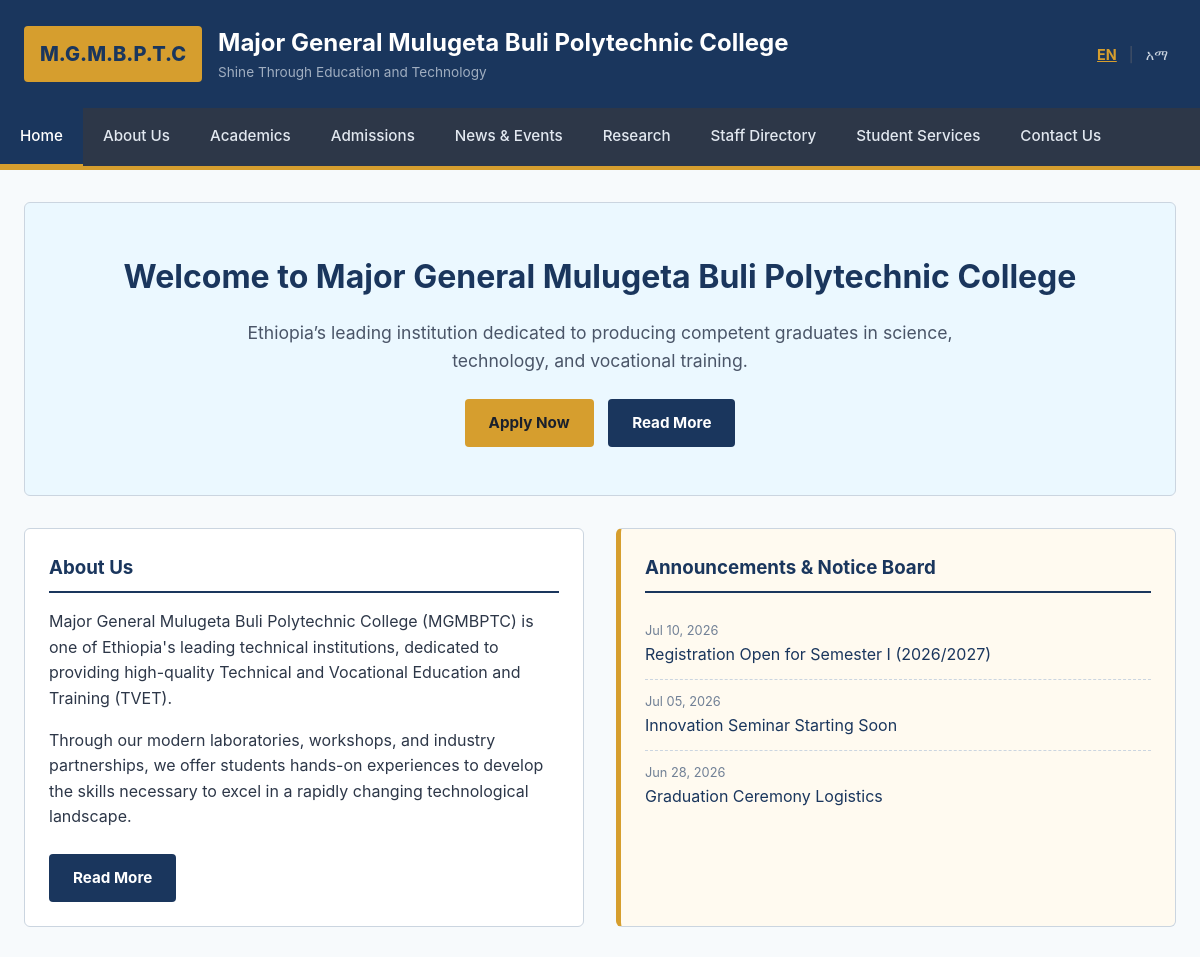
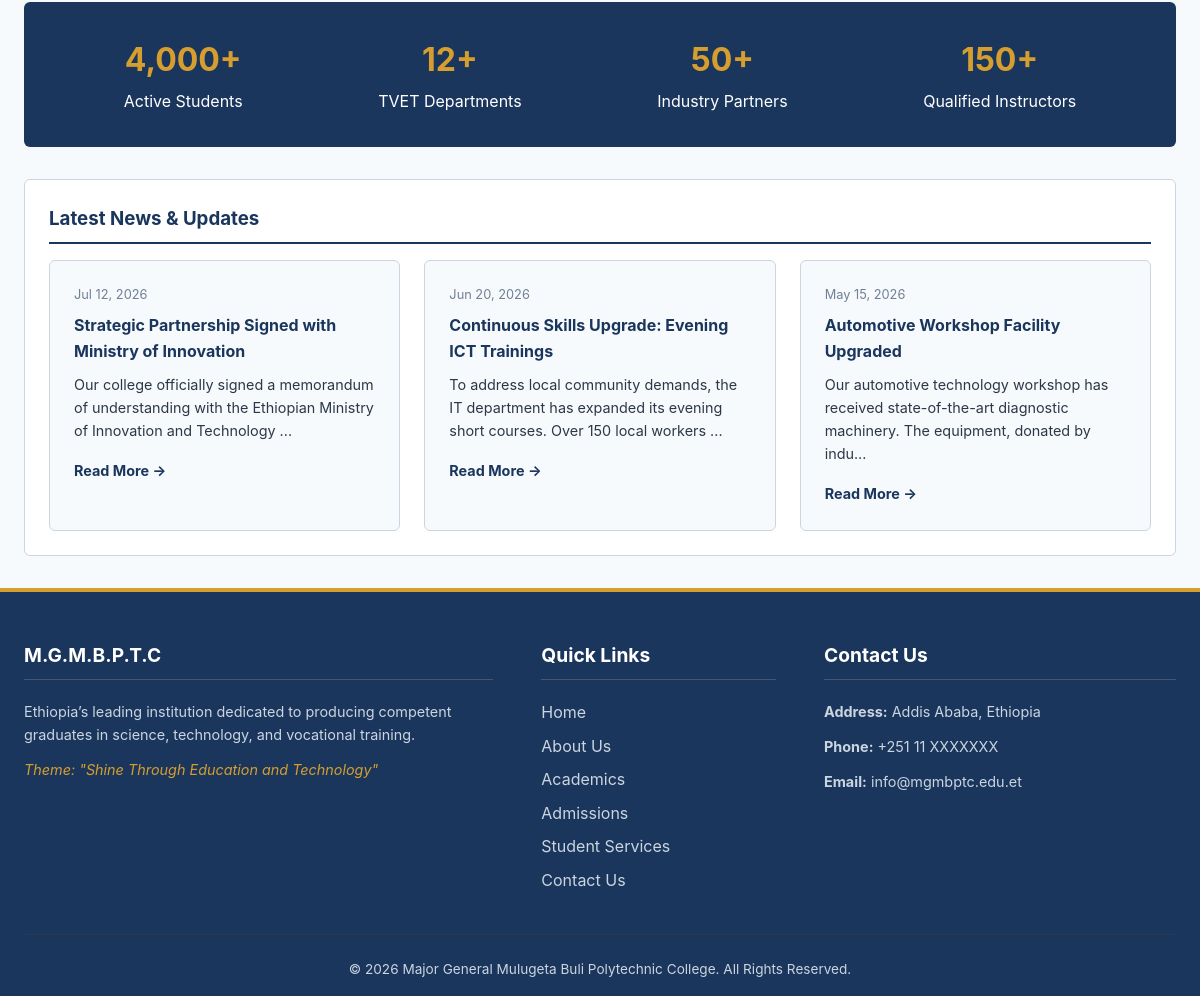
The page / on the database its author committed (2 pictures, top to bottom).
### tables this page shows
CREATE TABLE IF NOT EXISTS `news_events` (
  `id` INT AUTO_INCREMENT PRIMARY KEY,
  `title_en` VARCHAR(255) NOT NULL,
  `title_am` VARCHAR(255) NOT NULL,
  `content_en` TEXT NOT NULL,
  `content_am` TEXT NOT NULL,
  `type` ENUM('news', 'event', 'announcement') NOT NULL,
  `date_posted` DATE NOT NULL,
  `created_at` TIMESTAMP DEFAULT CURRENT_TIMESTAMP
);

### includes/lang.php (called while the page is built, shortened)
<?php
$lang = $_SESSION['lang'];
function __($key) {
    global $translations, $lang;
    return $translations[$lang][$key] ?? $translations['en'][$key] ?? $key;
}
?>

### index.php (the view, shortened to what this page needs)
 <?php
require_once __DIR__ . '/includes/header.php';
require_once __DIR__ . '/includes/db.php';
$title_field = ($lang === 'am') ? 'title_am' : 'title_en';
$content_field = ($lang === 'am') ? 'content_am' : 'content_en';
$announcements = [];
$news = [];
if ($pdo) {
    try {
        $ann_stmt = $pdo->query("SELECT * FROM news_events WHERE type = 'announcement' ORDER BY date_posted DESC LIMIT 3");
        $announcements = $ann_stmt->fetchAll();
        $news_stmt = $pdo->query("SELECT * FROM news_events WHERE type = 'news' ORDER BY date_posted DESC LIMIT 3");
        $news = $news_stmt->fetchAll();
    } catch (\PDOException $e) {
    }
}
?>
<section class="hero-banner">
    <h2><?php echo __('hero_title'); ?></h2>
    <p><?php echo __('hero_desc'); ?></p>
    <div class="hero-actions">
        <a href="admission.php" class="btn btn-secondary"><?php echo __('btn_apply'); ?></a>
        <a href="about.php" class="btn" style="margin-left: 10px;"><?php echo __('btn_read_more'); ?></a>
    </div>
</section>
<div class="grid-2">
    <section class="card">
        <h3><?php echo __('nav_about'); ?></h3>
        <p>
            Major General Mulugeta Buli Polytechnic College (MGMBPTC) is one of Ethiopia's leading technical institutions, dedicated to providing high-quality Technical and Vocational Education and Training (TVET).
        </p>
        <p style="margin-top: 1rem;">
            Through our modern laboratories, workshops, and industry partnerships, we offer students hands-on experiences to develop the skills necessary to excel in a rapidly changing technological landscape.
        </p>
        <div style="margin-top: 1.5rem;">
            <a href="about.php" class="btn"><?php echo __('btn_read_more'); ?></a>
        </div>
    </section>
    <section class="card notice-board">
        <h3><?php echo __('announcements'); ?></h3>
        <ul class="notice-list">
            <?php foreach ($announcements as $ann): ?>
                <li class="notice-item">
                    <span class="notice-date"><?php echo date('M d, Y', strtotime($ann['date_posted'])); ?></span>
                    <a href="news.php#notice<?php echo $ann['id']; ?>">
                        <?php echo htmlspecialchars($ann[$title_field]); ?>
                    </a>
                </li>
            <?php endforeach; ?>
        </ul>
    </section>
</div>
<section class="stats-list">
    <div class="stat-item">
        <h4>4,000+</h4>
        <p>Active Students</p>
    </div>
    <div class="stat-item">
        <h4>12+</h4>
        <p>TVET Departments</p>
    </div>
    <div class="stat-item">
        <h4>50+</h4>
        <p>Industry Partners</p>
    </div>
    <div class="stat-item">
        <h4>150+</h4>
        <p>Qualified Instructors</p>
    </div>
</section>
<section class="card" style="margin-bottom: 2rem;">
    <h3><?php echo __('latest_news'); ?></h3>
    <div class="grid-3" style="margin-top: 1rem; margin-bottom: 0;">
        <?php foreach ($news as $item): ?>
            <div class="card" style="background-color: var(--bg-light);">
                <span class="notice-date" style="margin-bottom: 0.5rem; display: block;"><?php echo date('M d, Y', strtotime($item['date_posted'])); ?></span>
                <h4><?php echo htmlspecialchars($item[$title_field]); ?></h4>
                <p style="font-size: 0.9rem; margin-bottom: 1rem;">
                    <?php
                        $text = $item[$content_field];
                        echo htmlspecialchars(strlen($text) > 120 ? substr($text, 0, 117) . '...' : $text);
                    ?>
                </p>
                <a href="news.php#news<?php echo $item['id']; ?>" style="font-weight: bold; font-size: 0.9rem;"><?php echo __('btn_read_more'); ?> &rarr;</a>
            </div>
        <?php endforeach; ?>
    </div>
</section>
<?php
require_once __DIR__ . '/includes/footer.php';
?>

### css/style.css (style rules this page uses)
:root { --primary-color: #1a365d; --accent-color: #d69e2e; --text-color: #2d3748; --bg-light: #f7fafc; --bg-white: #ffffff; --border-color: #cbd5e0; --font-stack: -apple-system, BlinkMacSystemFont, "Segoe UI", Roboto, Helvetica, Arial, sans-serif; --max-width: 1200px; }
* { margin: 0; padding: 0; box-sizing: border-box; }
body { font-family: var(--font-stack); color: var(--text-color); background-color: var(--bg-light); line-height: 1.6; }
a { color: var(--primary-color); text-decoration: none; }
h1, h2, h3, h4, h5, h6 { color: var(--primary-color); margin-bottom: 0.5rem; font-weight: 700; }
.hero-banner { background-color: #ebf8ff; border: 1px solid var(--border-color); border-radius: 6px; padding: 3rem 2rem; margin-bottom: 2rem; text-align: center; }
.hero-banner h2 { font-size: 2rem; margin-bottom: 1rem; }
.hero-banner p { font-size: 1.1rem; max-width: 800px; margin: 0 auto 1.5rem; color: #4a5568; }
.btn { display: inline-block; padding: 0.75rem 1.5rem; background-color: var(--primary-color); color: var(--bg-white); font-weight: bold; border: none; border-radius: 4px; cursor: pointer; font-size: 0.95rem; }
.btn-secondary { background-color: var(--accent-color); color: #1a202c; }
.grid-2 { display: grid; grid-template-columns: 1fr 1fr; gap: 2rem; margin-bottom: 2rem; }
.grid-3 { display: grid; grid-template-columns: 1fr 1fr 1fr; gap: 1.5rem; margin-bottom: 2rem; }
.card { background-color: var(--bg-white); border: 1px solid var(--border-color); padding: 1.5rem; border-radius: 6px; }
.card h3 { border-bottom: 2px solid var(--primary-color); padding-bottom: 0.5rem; margin-bottom: 1rem; }
.notice-board { background-color: #fffaf0; border-left: 5px solid var(--accent-color); }
.notice-list { list-style: none; }
.notice-item { padding: 0.75rem 0; border-bottom: 1px dashed var(--border-color); }
.notice-item:last-child { border-bottom: none; }
.notice-date { font-size: 0.8rem; color: #718096; display: block; }
.stats-list { display: flex; justify-content: space-around; background-color: var(--primary-color); color: var(--bg-white); padding: 2rem; border-radius: 6px; margin-bottom: 2rem; text-align: center; }
.stat-item h4 { color: var(--accent-color); font-size: 2rem; margin-bottom: 0.25rem; }

### rows shown on the page
news_events: date_posted "Jul 10, 2026", title_en "Registration Open for Semester I (2026/2027)"
news_events: date_posted "Jul 05, 2026", title_en "Innovation Seminar Starting Soon"
news_events: date_posted "Jun 28, 2026", title_en "Graduation Ceremony Logistics"
news_events: date_posted "Jul 12, 2026", title_en "Strategic Partnership Signed with Ministry of Innovation", content_en "Our college officially signed a memorandum of understanding with the Ethiopian Ministry of Innovation and Technology ..."
news_events: date_posted "Jun 20, 2026", title_en "Continuous Skills Upgrade: Evening ICT Trainings", content_en "To address local community demands, the IT department has expanded its evening short courses. Over 150 local workers ..."
news_events: date_posted "May 15, 2026", title_en "Automotive Workshop Facility Upgraded", content_en "Our automotive technology workshop has received state-of-the-art diagnostic machinery. The equipment, donated by indu..."

### other values the page prints
__('college_name') "Major General Mulugeta Buli Polytechnic College"
__('motto') "Shine Through Education and Technology"
__('nav_home') "Home"
__('nav_about') "About Us"
__('nav_academics') "Academics"
__('nav_admission') "Admissions"
__('nav_news') "News & Events"
__('nav_research') "Research"
__('nav_staff') "Staff Directory"
__('nav_services') "Student Services"
__('nav_contact') "Contact Us"
__('hero_title') "Welcome to Major General Mulugeta Buli Polytechnic College"
__('hero_desc') "Ethiopia’s leading institution dedicated to producing competent graduates in science, technology, and vocational training."
__('btn_apply') "Apply Now"
__('btn_read_more') "Read More"
